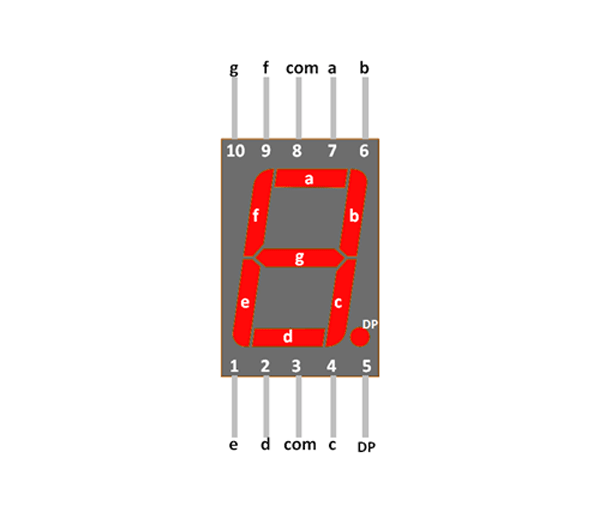
#> input picture Arduino Projects/Segment_display/7-segment-display-pins.png, 600 x 519 px, given in place of the camera
$ python Detector.py
#> lines starting #> are read from the running program, lines starting #| are printed output that depends on the picture; after the words box and inside, x2 and y2 are one past the last pixel; in counts of white or black regions, pixels touching at a corner belong together
import cv2
import numpy as np

# Function to get contours and detect shapes
def get_contours(mask, color_name, color, output_img):
    contours, _ = cv2.findContours(mask, cv2.RETR_TREE, cv2.CHAIN_APPROX_SIMPLE)
    for cnt in contours:
        area = cv2.contourArea(cnt)
        if area > 1000:  # Skip small contours to reduce noise
            peri = cv2.arcLength(cnt, True)
            approx = cv2.approxPolyDP(cnt, 0.02 * peri, True)
            x, y, w, h = cv2.boundingRect(approx)

            if len(approx) == 3:
                shape = "Triangle"
            elif len(approx) == 4:
                aspect_ratio = w / float(h)
                shape = "Square" if 0.95 <= aspect_ratio <= 1.05 else "Rectangle"
            else:
                shape = None  # We'll handle circles separately

            if shape:
                cv2.putText(output_img, f"{shape} - {color_name}", (x, y - 10), cv2.FONT_HERSHEY_SIMPLEX, 0.5, color, 2)
                cv2.drawContours(output_img, [approx], 0, color, 2)

# Function to detect circles
def detect_circles(mask, output_img, color_name, color):
    circles = cv2.HoughCircles(mask, cv2.HOUGH_GRADIENT, dp=1.2, minDist=30, param1=50, param2=30, minRadius=10, maxRadius=100)
    if circles is not None:
        circles = np.round(circles[0, :]).astype("int")
        for (x, y, r) in circles:
            cv2.circle(output_img, (x, y), r, color, 2)
            cv2.putText(output_img, f"Circle - {color_name}", (x - r, y - r - 10), cv2.FONT_HERSHEY_SIMPLEX, 0.5, color, 2)

# Initialize the webcam
cap = cv2.VideoCapture(0)

# Main loop
while True:
    ret, img = cap.read()
#> img is the input picture: shape (519, 600, 3); mean B, G, R 232.7, 233.3, 241.1
    if not ret:
        break

    img = cv2.resize(img, (640, 480))
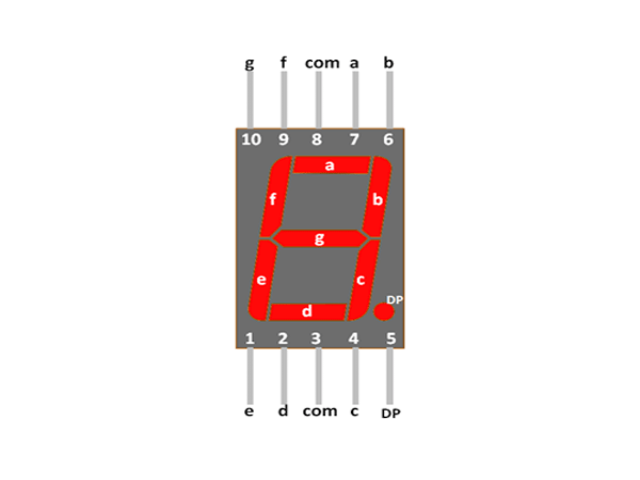
#> img: shape (480, 640, 3); mean B, G, R 232.7, 233.3, 241.1
    hsv = cv2.cvtColor(img, cv2.COLOR_BGR2HSV)
#> hsv: shape (480, 640, 3); mean H, S, V 2.1, 9.4, 241.1

    # Define refined color ranges
    color_ranges = {
        'red1': ([0, 120, 70], [10, 255, 255], (0, 0, 255)),
        'red2': ([170, 120, 70], [180, 255, 255], (0, 0, 255)),
        'green': ([36, 100, 100], [86, 255, 255], (0, 255, 0)),
        'blue': ([100, 150, 0], [130, 255, 255], (255, 0, 0))
    }

    # Process each color
    for color_name, (lower, upper, bgr_color) in color_ranges.items():
        lower_np = np.array(lower)
        upper_np = np.array(upper)
        mask = cv2.inRange(hsv, lower_np, upper_np)

        # Apply erosion and dilation to clean up the mask
        mask = cv2.erode(mask, None, iterations=2)
        mask = cv2.dilate(mask, None, iterations=2)

        # Detect and draw contours
        get_contours(mask, color_name, bgr_color, img)

        # Convert mask to grayscale for circle detection
        gray_mask = cv2.cvtColor(cv2.bitwise_and(img, img, mask=mask), cv2.COLOR_BGR2GRAY)
        detect_circles(gray_mask, img, color_name, bgr_color)
#> this loop made 4 passes
#> pass 1, `mask = cv2.inRange(hsv, lower_np, upper_np)`:
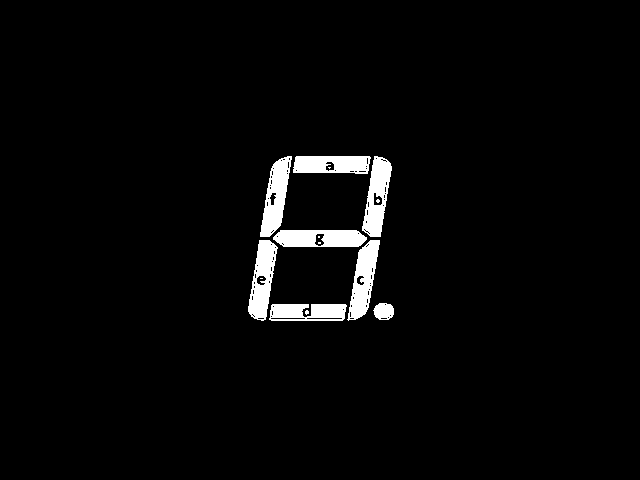
#> mask: shape (480, 640); 3.1% white; 14 white regions (6 under 20 px), largest, box (x1, y1, x2, y2) and area: (362, 156, 392, 237) 1390, (248, 240, 278, 321) 1389, (347, 240, 380, 321) 1385
#> pass 1, `mask = cv2.erode(mask, None, iterations=2)`:
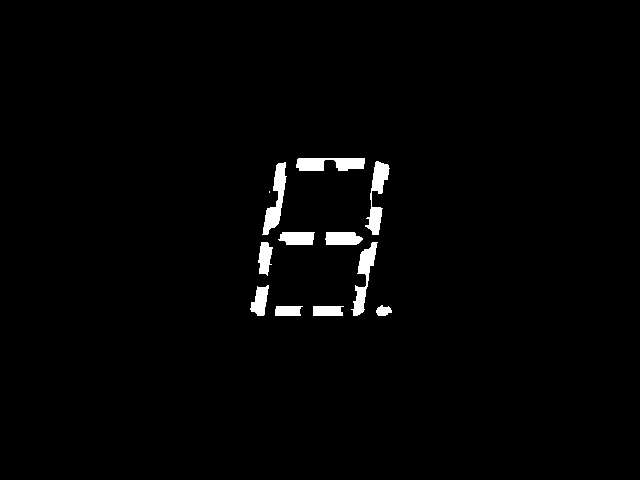
#> mask: shape (480, 640); 1.7% white; 12 white regions (1 under 20 px), largest, box (x1, y1, x2, y2) and area: (262, 162, 287, 235) 742, (365, 161, 390, 235) 741, (351, 242, 378, 316) 714
#> pass 1, `mask = cv2.dilate(mask, None, iterations=2)`:
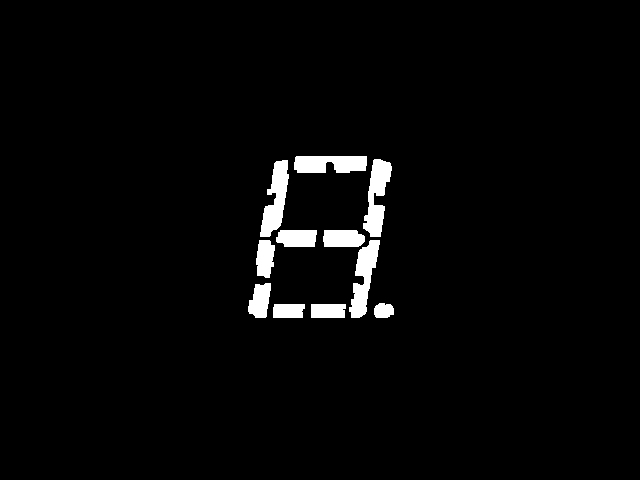
#> mask: shape (480, 640); 2.7% white; 11 white regions, largest, box (x1, y1, x2, y2) and area: (363, 159, 392, 237) 1225, (260, 160, 289, 237) 1200, (349, 240, 380, 318) 1194
#> pass 1, `gray_mask = cv2.cvtColor(cv2.bitwise_and(img, img, mask=mask), cv2.COL..`:
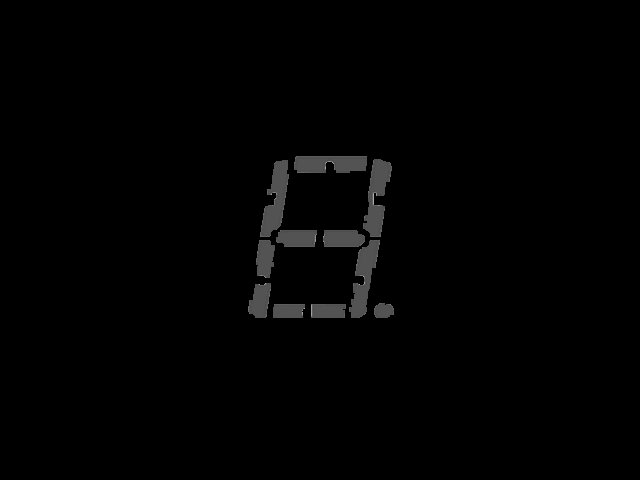
#> gray_mask: shape (480, 640); min 0, max 171, mean 2.3
#> after the loop: gray_mask: shape (480, 640); every value is 0

    # Display the result
    cv2.imshow("Color and Shape Detection", img)

    if cv2.waitKey(1) == ord('q'):
#> (key q is pressed here)
        break

# Release resources
cap.release()
cv2.destroyAllWindows()
